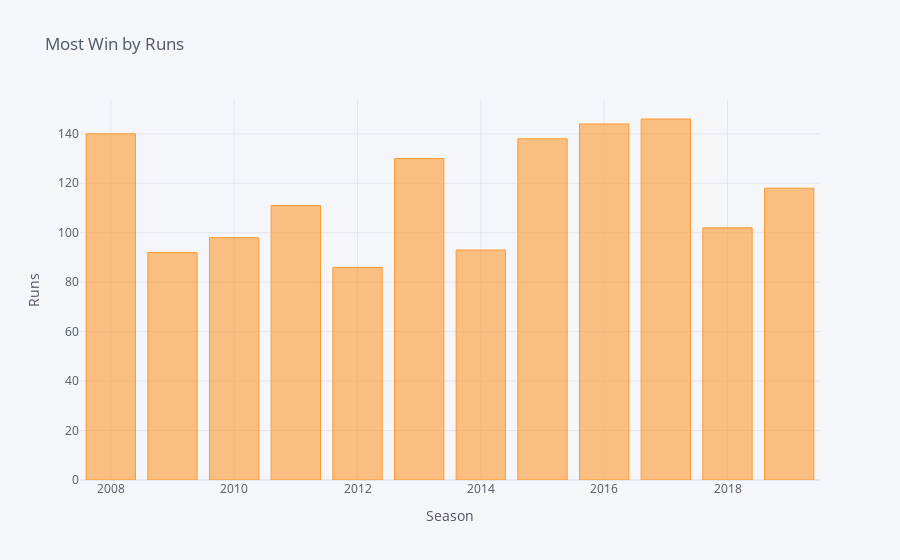

Notebook code cell kept with this figure:
### Code cell
matches.groupby("season").agg(most_win_by_run=("win_by_runs","max")).iplot(kind="bar",xTitle="Season",yTitle="Runs",title="Most Win by Runs")

### Figure 1 — Plotly figure (JSON) as saved in the notebook; plotly's stock layout.template omitted (floating-point values rounded to 4 significant figures)
{"data": [{"marker": {"color": "rgba(255, 153, 51, 0.6)", "line": {"color": "rgba(255, 153, 51, 1.0)", "width": 1}}, "name": "most_win_by_run", "orientation": "v", "text": "", "x": [2008, 2009, 2010, 2011, 2012, 2013, 2014, 2015, 2016, 2017, 2018, 2019], "y": [140, 92, 98, 111, 86, 130, 93, 138, 144, 146, 102, 118], "type": "bar"}], "layout": {"legend": {"bgcolor": "#F5F6F9", "font": {"color": "#4D5663"}}, "paper_bgcolor": "#F5F6F9", "plot_bgcolor": "#F5F6F9", "title": {"font": {"color": "#4D5663"}, "text": "Most Win by Runs"}, "xaxis": {"gridcolor": "#E1E5ED", "showgrid": true, "tickfont": {"color": "#4D5663"}, "title": {"font": {"color": "#4D5663"}, "text": "Season"}, "zerolinecolor": "#E1E5ED"}, "yaxis": {"gridcolor": "#E1E5ED", "showgrid": true, "tickfont": {"color": "#4D5663"}, "title": {"font": {"color": "#4D5663"}, "text": "Runs"}, "zerolinecolor": "#E1E5ED"}}}
